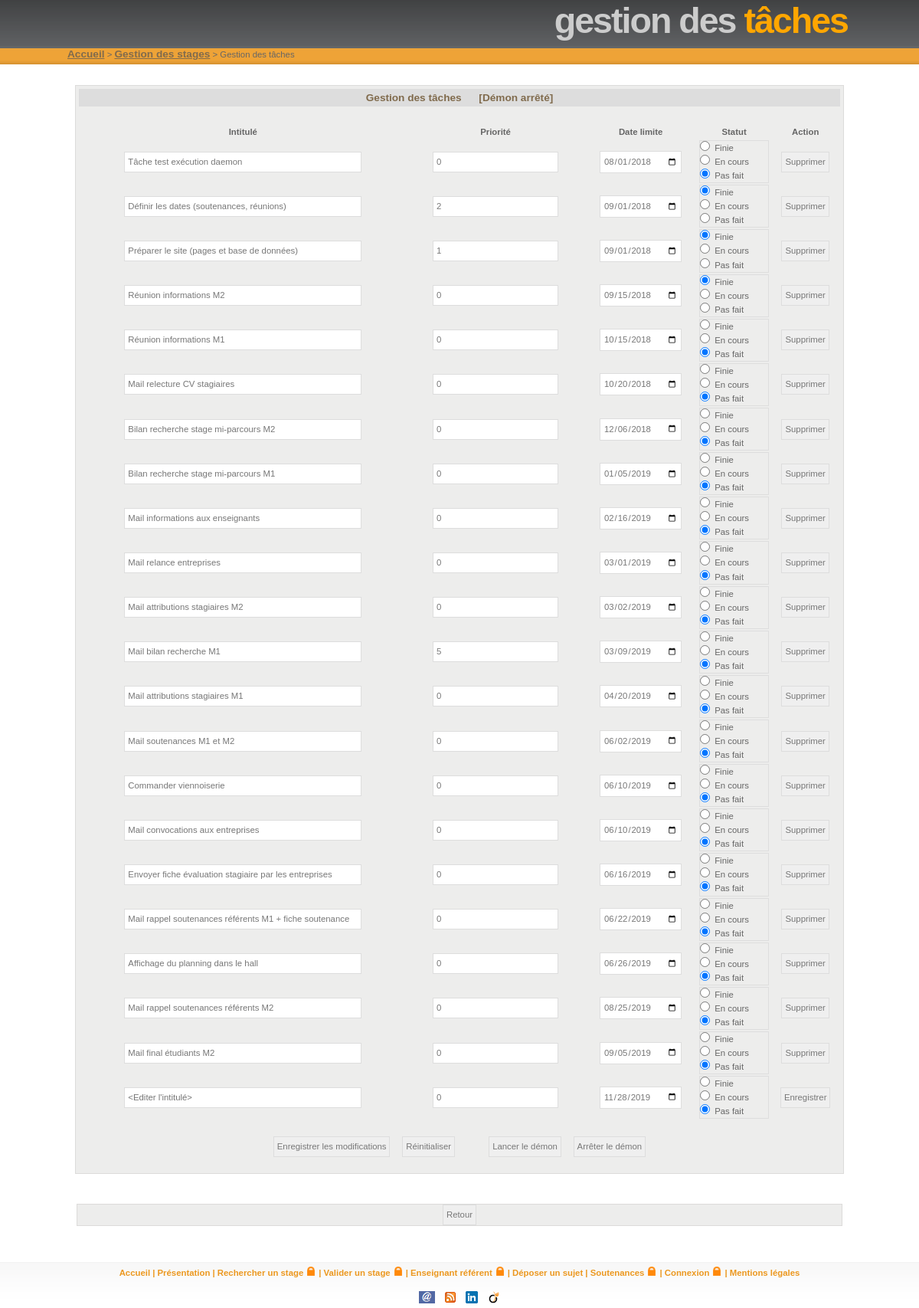
The page /gestion/gestion/editiontache.php on the database its author committed.
### tables this page shows
CREATE TABLE IF NOT EXISTS `taches` (
  `idtache` INT(10) NOT NULL AUTO_INCREMENT,
  `intitule` VARCHAR(100) CHARACTER SET 'utf8' NOT NULL,
  `statut` VARCHAR(20) CHARACTER SET 'utf8' NOT NULL DEFAULT 'Pas fait',
  `priorite` MEDIUMINT(9) NOT NULL DEFAULT '0',
  `datelimite` DATE NOT NULL,
  PRIMARY KEY (`idtache`));

### gestion/gestion/editiontache.php (called while the page is built, shortened)
<?php
include_once("../../classes/bdd/connec.inc");
Tache_IHM::afficherFormulaireSaisie((new GestionDemon())->test());
?>

### classes/bdd/connec.inc (called while the page is built, shortened)
<?php
$tab21 = 'taches';
?>

### classes/bdd/Tache_BDD.php (called while the page is built, shortened)
<?php
class Tache_BDD {
    public static function getTaches() {
	global $db;
	global $tab21;
	$sql = "SELECT * FROM $tab21 ORDER BY datelimite ASC, priorite DESC";
	$result = $db->query($sql);
	$tabTache = array();
	if ($result) {
	    while ($tache = $result->fetch_array()) {
		$tab = array();
		array_push($tab, $tache["idtache"]);
		array_push($tab, $tache["intitule"]);
		array_push($tab, $tache["statut"]);
		array_push($tab, $tache["priorite"]);
		array_push($tab, $tache["datelimite"]);
		array_push($tabTache, $tab);
	    }
	}
	return $tabTache;
    }
}
?>

### classes/moteur/Tache.php (called while the page is built, shortened)
<?php
class Tache {
    var $identifiant_BDD;
    var $intitule;
    var $statut;
    var $priorite;
    var $datelimite;
    public function __construct($identifiant_BDD, $intitule, $statut, $priorite, $datelimite) {
	$this->identifiant_BDD = $identifiant_BDD;
	$this->intitule = $intitule;
	$this->statut = $statut;
	$this->priorite = $priorite;
	$this->datelimite = $datelimite;
    }
    public function getIdentifiantBDD() {
	return $this->identifiant_BDD;
    }
    public function getIntitule() {
	return $this->intitule;
    }
    public function getStatut() {
	return $this->statut;
    }
    public function getPriorite() {
	return $this->priorite;
    }
    public function getDateLimite() {
	return $this->datelimite;
    }
    public static function listerTaches() {
	$tabOTache = array();
	foreach (Tache_BDD::getTaches() as $sTache)
	    array_push($tabOTache, new Tache($sTache[0], $sTache[1],
					     $sTache[2], $sTache[3],
					     $sTache[4]));
	return $tabOTache;
    }
}
?>

### classes/ihm/Tache_IHM.php (the view, shortened to what this page needs)
<?php
class Tache_IHM {
    public static function afficherFormulaireSaisie($test) {
	?>
	<form method="POST" action="">
	    <table id="table_saisieTache">
		<tr>
		    <td colspan=2>
			<table id="presentation_saisieTache">
			    <tr id="entete2">
				<td colspan=2>Gestion des tâches
				    &nbsp;&nbsp;&nbsp;&nbsp;
				    <?php
				    if ($test == -1) printf("[Démon arrêté]");
				    ?>
				</td>
			    </tr>
			    <tr>
				<td>&nbsp;</td>
			    </tr>
			    <tr>
				<table>
				    <tr>
					<th align=center>Intitulé</th>
					<th align=center>Priorité</th>
					<th align=center>Date limite</th>
					<th align=center>Statut</th>
					<th align=center>Action</th>
				    </tr>
				    <?php
				    foreach (Tache::listerTaches() as $oTache) {
					printf("<tr>");
					printf("<td align=center><input type=text name=intitule[%s] value='%s'/></td>", $oTache->getIdentifiantBDD(), htmlentities($oTache->getIntitule(), ENT_QUOTES, 'utf-8'));
					printf("<td align=center><input type=number min=0 step=1 name=priorite[%s] value='%s'/></td>", $oTache->getIdentifiantBDD(), $oTache->getPriorite());
					printf("<td align=center><input type=date name=datelimite[%s] value='%s'/></td>", $oTache->getIdentifiantBDD(), $oTache->getDateLimite());
					printf("<td>");
					printf("<div style='border:1px solid #ddd;'>");
					printf("<input type=radio name=statut[%s] value='Finie' %s/>&nbsp;&nbsp;Finie<br/>", $oTache->getIdentifiantBDD(), $oTache->getStatut() == 'Finie' ? 'checked' : "");
					printf("<input type=radio name=statut[%s] value='En cours' %s/>&nbsp;&nbsp;En cours<br/>", $oTache->getIdentifiantBDD(), $oTache->getStatut() == 'En cours' ? 'checked' : "");
					printf("<input type=radio name=statut[%s] value='Pas fait' %s/>&nbsp;&nbsp;Pas fait", $oTache->getIdentifiantBDD(), $oTache->getStatut() == 'Pas fait' ? 'checked' : "");
					printf("</div>");
					printf("</td>");
					printf("<td align=center>");
					printf("<input type=submit name=delete[%s] value='Supprimer'", $oTache->getIdentifiantbDD());
					printf("</td>");
					printf("</tr>");
				    }
				    ?>
				    <tr>
					<td align="center"><input type=text name=newintitule placeholder="&lt;Editer l'intitulé&gt;"/></td>
					<td align="center"><input type=number min=0 step=1 name=newpriorite value="0"/></td>
					<td align="center"><input type=date name=newdatelimite value="<?php echo date("Y-m-d"); ?>"/></td>
					<td>
					    <div style="border:1px solid #ddd;">
						<input type=radio name=newstatut value='Finie'/>&nbsp;&nbsp;Finie<br/>
						<input type=radio name=newstatut value='En cours'/>&nbsp;&nbsp;En cours<br/>
						<input type=radio name=newstatut value='Pas fait' checked/>&nbsp;&nbsp;Pas fait
					    </div>
					</td>
					<td align="center">
					    <input type=submit name=new value="Enregistrer"/>
					</td>
				    </tr>
				</table>
			    </tr>
			    <tr>
				<td>&nbsp;</td>
			    </tr>
			    <tr>
				<td align=center>
				    <input type=submit name=submit value="Enregistrer les modifications"/>
				    <input type=submit name=reset value="Réinitialiser"/>
				    <input type=submit name=go value="Lancer le démon"/>
				    <input type=submit name=stop value="Arrêter le démon"/>
				</td>
			    </tr>
			    <tr>
				<td>&nbsp;</td>
			    </tr>
			</table>
		    </td>
		</tr>
	    </table>
	</form>
	<br/>
	<table align="center">
	    <tr>
		<td width="100%" align="center">
		    <form method=post action="../">
			<input type="submit" value="Retour"/>
		    </form>
		</td>
	    </tr>
	</table>
	<?php
    }
}
?>

### classes/ihm/Orange.css (style rules this page uses)
* { margin: 0; padding: 0; }
html { height: 100%; }
body { height: 100%; margin: 0; padding: 0; font: 71%/1.5em Verdana, 'Trebuchet MS', Arial, Sans-serif; background: url(../../images/headerbg.png) repeat-x; color: #666666; text-align: center; }
table { width: 100%; }
form { margin:10px; padding: 0; border: 1px solid #dcdbda; background-color: #ededec; }
input { padding: 4px; border:1px solid #ddd; font: normal 1em/1.5em Verdana, sans-serif; color:#777; }
input[type="text"] { width: 300px; }
#entete2 { background: #DDDDDD; }
#entete2 td { font: bold 1.2em 'Trebuchet MS', Tahoma, Sans-serif; text-align: center; color: #806B4D; padding: 4px; }
#entete2 td, .ligne0 td, .ligne1 td { padding-left: 5px; padding-right: 5px; }

### rows shown on the page
taches: intitule "Tâche test exécution daemon", priorite "0", datelimite "08/01/2018"
taches: intitule "Définir les dates (soutenances, réunions)", idtache+priorite "2", datelimite "09/01/2018"
taches: intitule "Préparer le site (pages et base de données)", priorite "1", datelimite "09/01/2018"
taches: intitule "Réunion informations M2", priorite "0", datelimite "09/15/2018"
taches: intitule "Réunion informations M1", priorite "0", datelimite "10/15/2018"
taches: intitule "Mail relecture CV stagiaires", priorite "0", datelimite "10/20/2018"
taches: intitule "Bilan recherche stage mi-parcours M2", priorite "0", datelimite "12/06/2018"
taches: intitule "Bilan recherche stage mi-parcours M1", priorite "0", datelimite "01/05/2019"
taches: intitule "Mail informations aux enseignants", priorite "0", datelimite "02/16/2019"
taches: intitule "Mail relance entreprises", priorite "0", datelimite "03/01/2019"
taches: intitule "Mail attributions stagiaires M2", priorite "0", datelimite "03/02/2019"
taches: intitule "Mail bilan recherche M1", priorite "5", datelimite "03/09/2019"
taches: intitule "Mail attributions stagiaires M1", priorite "0", datelimite "04/20/2019"
taches: intitule "Mail soutenances M1 et M2", priorite "0", datelimite "06/02/2019"
taches: intitule "Commander viennoiserie", priorite "0", datelimite "06/10/2019"
taches: intitule "Mail convocations aux entreprises", priorite "0", datelimite "06/10/2019"
taches: intitule "Envoyer fiche évaluation stagiaire par les entreprises", priorite "0", datelimite "06/16/2019"
taches: intitule "Mail rappel soutenances référents M1 + fiche soutenance", priorite "0", datelimite "06/22/2019"
taches: intitule "Affichage du planning dans le hall", priorite "0", datelimite "06/26/2019"
taches: intitule "Mail rappel soutenances référents M2", priorite "0", datelimite "08/25/2019"
taches: intitule "Mail final étudiants M2", priorite "0", datelimite "09/05/2019"

### other values the page prints
$titreGris "gestion des"
$titreOrange "tâches"
$liens[$i][1] "Accueil"
$liens[$i][1] "Gestion des stages"
$titreGris "Gestion des"
